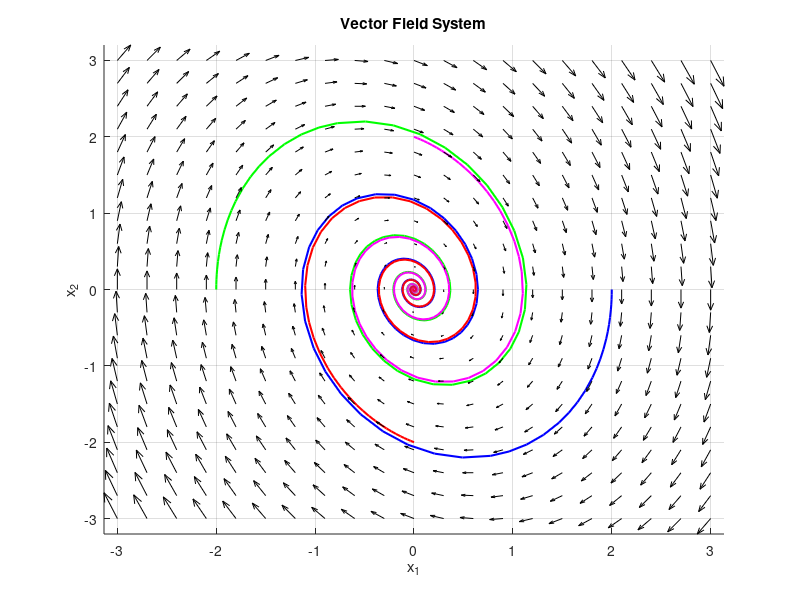

MATLAB code to generate this figure:
close all
clearvars
clc

% Parameters
m = 1;          % Mass (kg)
c = 0.5;        % Damping coefficient
k = 2;          % Spring constant (N/m)

% Define the system of equations
dxdt = @(t, y) [y(2); -c/m*y(2) - k/m*y(1)];

% Phase diagram
tspan = [0, 20];            % Time range
initial_conditions = [-2, 0; 2, 0; 0, 2; 0, -2]; % Initial conditions for trajectories
colors = {'g', 'b', 'm', 'r'}; % Colors: green, magenta, pink, red

figure;
hold on;

for i = 1:size(initial_conditions, 1)
    [~, Y] = ode45(dxdt, tspan, initial_conditions(i, :));
    plot(Y(:,1), Y(:,2), 'Color', colors{i}, 'LineWidth', 1.5); % Position vs. Velocity
end

xlabel('Position (x)');
ylabel('Velocity (v)');
title('Phase Diagram of Mass-Spring-Damper System');
grid on;

% Vector field for the phase diagram
[x, v] = meshgrid(-3:0.3:3, -3:0.3:3); % Grid for position and velocity
dx = v; % dx/dt = velocity
dv = -c/m * v - k/m * x; % dv/dt = acceleration

hold on
quiver(x, v, dx, dv, 'k');
xlabel('x_1');
ylabel('x_2');
title('Vector Field System');
axis tight;
grid on;
